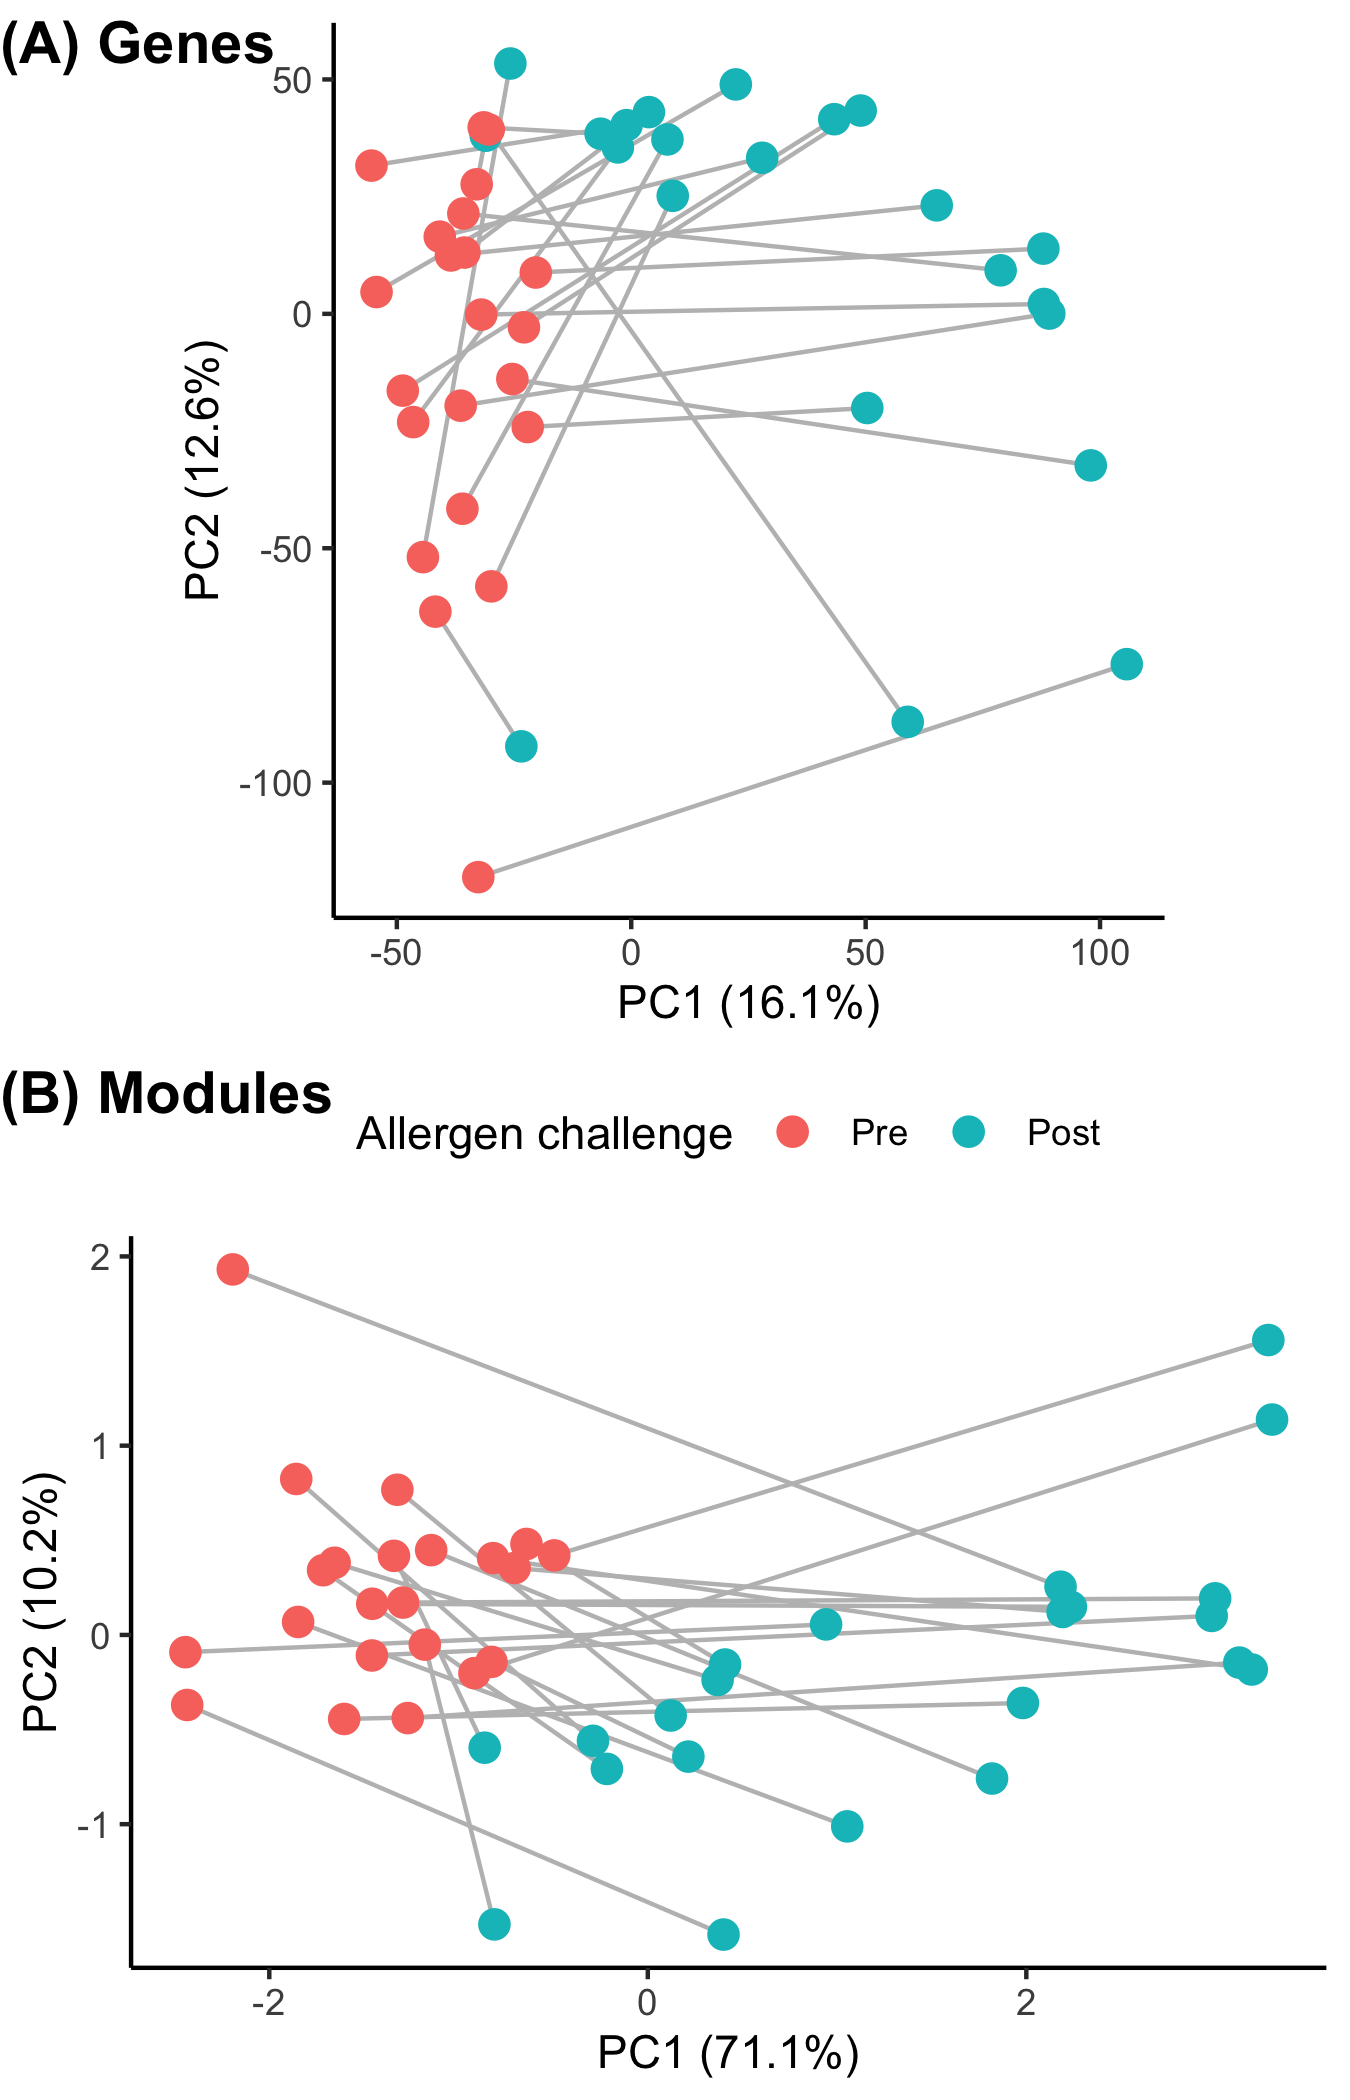

This chart was generated by the following R code:
library(tidyverse)
library(cowplot)

#### Data ####
load("data_clean/P337_BAL_data.RData")
load("data_clean/P337_BAL_module_data.RData")

#### Gene PCA ####
PCA <- as.data.frame(dat.BAL.abund.norm.voom$E) %>% 
  t() %>% 
  prcomp()

PC1.label <- paste("PC1 (", round(summary(PCA)$importance[2,1], digits=3)*100, "%)", sep="")
PC2.label <-paste("PC2 (", round(summary(PCA)$importance[2,2], digits=3)*100, "%)", sep="")

# Extract PC values
PCA.dat <- as.data.frame(PCA$x) %>% 
  rownames_to_column("libID") %>%
  # Select PCs
  dplyr::select(libID, PC1:PC3) %>% 
  # Merge with metadata
  left_join(dat.BAL.abund.norm.voom$targets, by="libID")

PCA1 <- ggplot(PCA.dat, aes(PC1, PC2)) +
  geom_line(aes(group=donorID), color="grey") +
  geom_point(aes(color=visit),
             size=3) +
  #Beautify
  theme_classic() +
  labs(x=PC1.label, y=PC2.label) +
  coord_fixed(ratio=1) +
  theme(legend.position = "none")
PCA1

#### Module PCA ####
PCA <- as.data.frame(mod.voom) %>% 
  column_to_rownames("module") %>% 
  t() %>% 
  prcomp()

PC1.label <- paste("PC1 (", round(summary(PCA)$importance[2,1], digits=3)*100, "%)", sep="")
PC2.label <-paste("PC2 (", round(summary(PCA)$importance[2,2], digits=3)*100, "%)", sep="")

# Extract PC values
PCA.dat <- as.data.frame(PCA$x) %>% 
  rownames_to_column("libID") %>%
  # Select PCs
  dplyr::select(libID, PC1:PC3) %>% 
  # Merge with metadata
  left_join(dat.BAL.abund.norm.voom$targets, by="libID")

PCA2 <- ggplot(PCA.dat, aes(PC1, PC2)) +
  geom_line(aes(group=donorID), color="grey") +
  geom_point(aes(color=visit),
             size=3) +
  #Beautify
  theme_classic() +
  labs(x=PC1.label, y=PC2.label) +
  coord_fixed(ratio=1) +
  scale_color_discrete(labels = c("Pre", "Post"),
                       name = c("Allergen challenge")) +
  theme(legend.position = "top")
  
#PCA2

#### Save ####

plot <- plot_grid(PCA1,PCA2, ncol=1,
          labels = c("(A) Genes", "(B) Modules"), hjust = 0)
plot

ggsave("publication/FigX.PCA.png", height=7, width=4.5)
